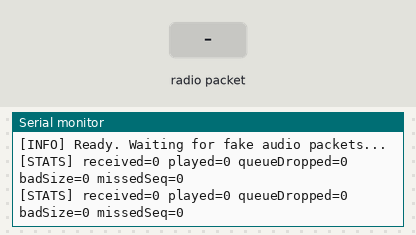
Bench run of a sketch on a simulated ESP32. Shown: the last lines printed to the serial monitor. The test bench sets the inputs (shaded band). I2S audio is not simulated (input reads silence).

Above: at 2.2 s.
2.3 s: radio packet "1" arrives
At 3.6 s:
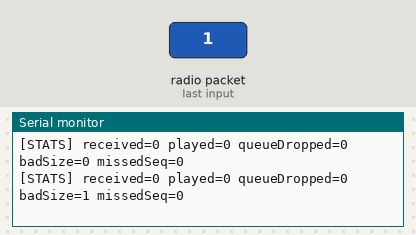
3.8 s: radio packet "0" arrives
At 4.9 s:
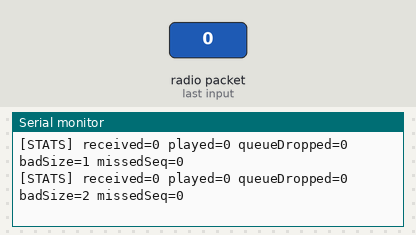
5.3 s: radio packet "2" arrives
At 6.9 s:
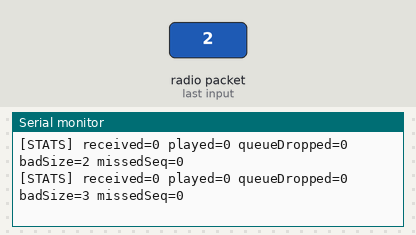
Timing chart, 0 to 8.4 s (numbered marks = the images above; inputs shaded):
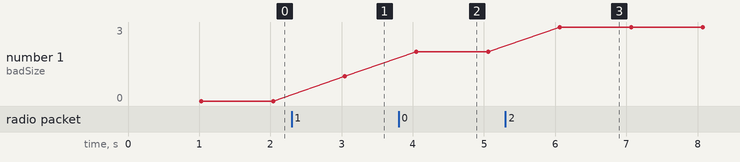

Measured:
- after the input at 2.3 s, the serial monitor: prints a new line after 0.74 s (image 1)
- after the input at 3.8 s, the serial monitor: prints a new line after 0.25 s (image 2)
- after the input at 5.3 s, the serial monitor: prints a new line after 0.76 s (image 3)
- plotted number 1: 2 → 3 after the input at 5.3 s

The sketch:

receiver_with_speaker.ino
```cpp
#include <WiFi.h>
#include <esp_now.h>
#include <driver/i2s.h>
#include <esp_err.h>

#define SAMPLE_RATE 16000
#define AUDIO_SAMPLES_PER_PACKET 100

#define I2S_SPK_PORT I2S_NUM_1
#define I2S_SPK_BCLK GPIO_NUM_27
#define I2S_SPK_WS   GPIO_NUM_26
#define I2S_SPK_SD   GPIO_NUM_22

typedef struct __attribute__((packed)) {
  uint32_t seq;
  uint16_t sampleCount;
  int16_t samples[AUDIO_SAMPLES_PER_PACKET];
} AudioPacket;

QueueHandle_t audioQueue;

uint32_t packetsReceived = 0;
uint32_t packetsPlayed = 0;
uint32_t packetsDroppedQueueFull = 0;
uint32_t badSizePackets = 0;
uint32_t lastSeq = 0;
uint32_t missedPackets = 0;
bool haveLastSeq = false;

static int16_t stereoBuffer[AUDIO_SAMPLES_PER_PACKET * 2];

void printErr(const char *label, esp_err_t err) {
  if (err == ESP_OK) {
    Serial.printf("[OK]   %s\n", label);
  } else {
    Serial.printf("[FAIL] %s: %d / %s\n", label, err, esp_err_to_name(err));
  }
}

void setupSpeaker() {
  Serial.println("[setup] Installing speaker I2S TX driver...");

  i2s_config_t speakerConfig = {
      .mode = (i2s_mode_t)(I2S_MODE_MASTER | I2S_MODE_TX),
      .sample_rate = SAMPLE_RATE,
      .bits_per_sample = I2S_BITS_PER_SAMPLE_16BIT,
      .channel_format = I2S_CHANNEL_FMT_RIGHT_LEFT,
      .communication_format = (i2s_comm_format_t)(I2S_COMM_FORMAT_I2S | I2S_COMM_FORMAT_I2S_MSB),
      .intr_alloc_flags = ESP_INTR_FLAG_LEVEL1,
      .dma_buf_count = 8,
      .dma_buf_len = 64,
      .use_apll = false,
      .tx_desc_auto_clear = true,
      .fixed_mclk = 0
  };

  i2s_pin_config_t speakerPins = {
      .bck_io_num = I2S_SPK_BCLK,
      .ws_io_num = I2S_SPK_WS,
      .data_out_num = I2S_SPK_SD,
      .data_in_num = I2S_PIN_NO_CHANGE
  };

  esp_err_t err = i2s_driver_install(I2S_SPK_PORT, &speakerConfig, 0, NULL);
  printErr("speaker i2s_driver_install", err);

  err = i2s_set_pin(I2S_SPK_PORT, &speakerPins);
  printErr("speaker i2s_set_pin", err);

  err = i2s_set_clk(I2S_SPK_PORT, SAMPLE_RATE, I2S_BITS_PER_SAMPLE_16BIT, I2S_CHANNEL_STEREO);
  printErr("speaker i2s_set_clk", err);

  i2s_zero_dma_buffer(I2S_SPK_PORT);
}

// Arduino-ESP32 2.x callback.
// If this does not compile, tell me the exact error and we’ll switch to the 3.x signature.
void onDataRecv(const uint8_t *mac, const uint8_t *incomingData, int len) {
  if (len != sizeof(AudioPacket)) {
    badSizePackets++;
    return;
  }

  AudioPacket packet;
  memcpy(&packet, incomingData, sizeof(packet));

  packetsReceived++;

  if (haveLastSeq) {
    if (packet.seq != lastSeq + 1) {
      missedPackets += packet.seq - (lastSeq + 1);
    }
  }

  lastSeq = packet.seq;
  haveLastSeq = true;

  BaseType_t ok = xQueueSend(audioQueue, &packet, 0);
  if (ok != pdTRUE) {
    packetsDroppedQueueFull++;
  }
}

void playPacket(const AudioPacket *packet) {
  uint16_t count = packet->sampleCount;

  if (count > AUDIO_SAMPLES_PER_PACKET) {
    count = AUDIO_SAMPLES_PER_PACKET;
  }

  for (int i = 0; i < count; i++) {
    int16_t sample = packet->samples[i];

    // duplicate mono sample to left and right
    stereoBuffer[2 * i] = sample;
    stereoBuffer[2 * i + 1] = sample;
  }

  size_t bytesToWrite = count * 2 * sizeof(int16_t);
  size_t bytesWritten = 0;

  esp_err_t err = i2s_write(I2S_SPK_PORT,
                            stereoBuffer,
                            bytesToWrite,
                            &bytesWritten,
                            portMAX_DELAY);

  if (err == ESP_OK) {
    packetsPlayed++;
  }
}

void setup() {
  Serial.begin(115200);
  delay(1000);

  Serial.println();
  Serial.println("=== ESP-NOW FAKE AUDIO RECEIVER + SPEAKER ===");

  WiFi.mode(WIFI_STA);

  Serial.print("[INFO] My MAC: ");
  Serial.println(WiFi.macAddress());

  Serial.print("[INFO] AudioPacket size: ");
  Serial.print(sizeof(AudioPacket));
  Serial.println(" bytes");

  setupSpeaker();

  audioQueue = xQueueCreate(20, sizeof(AudioPacket));
  if (audioQueue == NULL) {
    Serial.println("[ERROR] Failed to create audio queue");
    return;
  }

  if (esp_now_init() != ESP_OK) {
    Serial.println("[ERROR] ESP-NOW init failed");
    return;
  }

  esp_now_register_recv_cb(onDataRecv);

  Serial.println("[INFO] Ready. Waiting for fake audio packets...");
}

void loop() {
  static unsigned long lastStatsMillis = 0;

  AudioPacket packet;

  if (xQueueReceive(audioQueue, &packet, pdMS_TO_TICKS(10)) == pdTRUE) {
    playPacket(&packet);
  }

  unsigned long now = millis();
  if (now - lastStatsMillis >= 1000) {
    lastStatsMillis = now;

    Serial.print("[STATS] received=");
    Serial.print(packetsReceived);
    Serial.print(" played=");
    Serial.print(packetsPlayed);
    Serial.print(" queueDropped=");
    Serial.print(packetsDroppedQueueFull);
    Serial.print(" badSize=");
    Serial.print(badSizePackets);
    Serial.print(" missedSeq=");
    Serial.println(missedPackets);
  }
}
```
